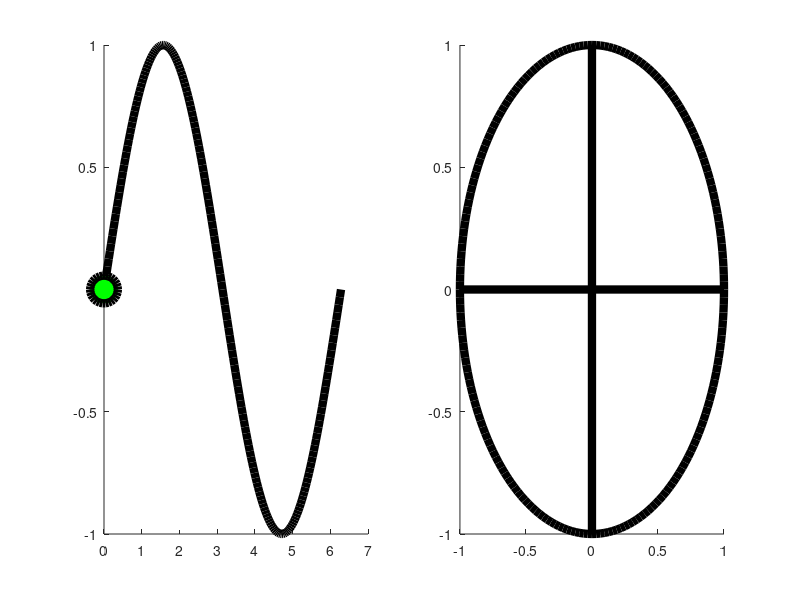

This chart was generated by the following MATLAB code: (Note: this script raises an error after producing the figure.)
%% Script to interactively display trig graphs alongside unit circle
%Built to help Lex with precalc
%Original code:  Nic Roberts, Jun 2015

%header
close all; clc;

%Setup vectors

% x = [0,pi/6,pi/3,pi/2,2*pi/3,5*pi/6,pi];
% y = sin(x);

 x = [0,pi/6,pi/3,pi/2,2*pi/3,5*pi/6,pi,7*pi/6,4*pi/3,3*pi/2,5*pi/3,11*pi/6,2*pi];
 y = sin(x);




%Plot basic curve first

fontsize = 20;


% XTicksNumber = None, TicksLabelFont = ["Times New Roman"],
%      XTicksAt = [-PI = "-?", -PI/2 = "-?/2",
%                  0 = "0", PI/2 = "?/2", PI = "?"])

%% Plot loop for roving marker on sine curve

% %curve
%    plot(x,y,'Linewidth',6,'color','k'); hold on;
%    %ax = gca;
%    %ax.XTickLabel = {'0','\pi/6','\pi/3','\pi/2','2\pi/3','5\pi/6','\pi'};
% for n = 1:length(x)
%    figure(1); grid on; set(gcf,'Color',[1,1,1]); 
%    %roving marker
%    plot(x(n),y(n),'Marker','o','Linewidth',6,'Linestyle','none','MarkerEdgecolor','k','Markersize',20,'MarkerFaceColor','g');
%    ax = gca;
%    ax.XTick = [0 pi/6 pi/3 pi/2 2*pi/3 5*pi/6 pi];
%    ax.XTickLabel = {'0','\pi/6','\pi/3','\pi/2','2\pi/3','5\pi/6','\pi'};
%    set(gca,'Fontsize',fontsize,'Fontweight','bold','Color',[0.8,0.8,0.8],'xlim',[0,pi]);
% end
% 
% ylabel('y','Fontsize',fontsize,'FontWeight','bold');
% xlabel('x','Fontsize',fontsize,'FontWeight','bold');   
% set(gca,'Fontsize',fontsize,'Fontweight','bold','Color',[0.8,0.8,0.8],'xlim',[0,pi]);

%% Plot the unit circle with roving marker and radius
% figure(2);
% 
% %y-axis
% plot([0,0],[1,-1],'Linewidth',6,'color','k'); hold on;
% 
% %x-axis
% plot([1,-1],[0,0],'Linewidth',6,'color','k'); hold on;
% 
% %unit circle
% theta = [0:pi/100:2*pi];
% for i = 1:length(theta)
% xx(i) = cos(theta(i));
% yy(i) = sin(theta(i));
% end
% 
% plot(xx,yy,'Linewidth',6,'color','k');
% 
% %new x and y for roving selection
% for i = 1:length(x)
%     xn(i) = cos(x(i));
%     yn(i) = sin(x(i));
%     
% end
% 
% %selected theta
% 
% %roving loop
% for i = 1:length(x)
%     
%     
% %roving radius
% plot([0,xn(i)],[0,yn(i)],'Linewidth',6,'color','k');
%     
% %roving marker
% plot(xn(i),yn(i),'Linewidth',6,'Marker','o','Linestyle','none','MarkerEdgeColor','k','MarkerFaceColor','g','MarkerSize',20);
% 
%     
% end
% 
% set(gca, 'xlim',[-1,1]);


%% Now for the real thing...


   
for n = 1:length(x)
    
figure(1); grid on; set(gcf,'Color',[1,1,1]); hold all; clf; set(gcf,'Position',[197         326        1123         468]);
sub1 = subplot(1,2,1); hold on;
sub2 = subplot(1,2,2); hold on;



   
%curve
%apply new x and y for smooth curve
xnew = [0:pi/100:2*pi];
ynew = sin(xnew);
plot(sub1,xnew,ynew,'Linewidth',6,'color','k'); hold on;
 
   
   
%y-axis
plot(sub2,[0,0],[1,-1],'Linewidth',6,'color','k'); hold on;

%x-axis
plot(sub2,[1,-1],[0,0],'Linewidth',6,'color','k'); hold on;

%unit circle
theta = [0:pi/100:2*pi];
for i = 1:length(theta)
xx(i) = cos(theta(i));
yy(i) = sin(theta(i));
end

for i = 1:length(x)
    xn(i) = cos(x(i));
    yn(i) = sin(x(i));
    
end

plot(sub2,xx,yy,'Linewidth',6,'color','k');
   
%    sub1 = subplot(1,2,1); hold on;
%    sub2 = subplot(1,2,2); hold on;
   set(gcf, 'Renderer','Painters');
   %roving marker
plot(sub1,x(n),y(n),'Marker','o','Linewidth',6,'Linestyle','none','MarkerEdgeColor','k','Markersize',20,'MarkerFaceColor','g'); hold on;
    arax = get(gcf,'Children');
    ax = arax(2);
    ax.XTick = [0  pi/2 pi ,3*pi/2 2*pi];
    %pi,7*pi/6,4*pi/3,3*pi/2,5*pi/3,11*pi/6,2*pi];
    ax.XTickLabel = {'0','\pi/2','\pi','3\pi/2','2\pi'};
   set(sub1,'Fontsize',fontsize,'Fontweight','bold','Color',[0.8,0.8,0.8],'xlim',[0,2*pi]);
   ylabel(ax,'y','Fontsize',fontsize,'FontWeight','bold');
    xlabel(ax,'\theta','Fontsize',fontsize,'FontWeight','bold');
   
   
   
   %roving radius
   plot(sub2,[0,xn(n)],[0,yn(n)],'Linewidth',6,'color','k'); hold on;
   
   %roving marker
   plot(sub2,xn(n),yn(n),'Linewidth',6,'Marker','o','Linestyle','none','MarkerEdgeColor','k','MarkerFaceColor','g','MarkerSize',20); hold on;
   
   ylabel('y','Fontsize',fontsize,'FontWeight','bold');
   xlabel('x','Fontsize',fontsize,'FontWeight','bold');
   set(gca,'Fontsize',fontsize,'Fontweight','bold','Color',[0.8,0.8,0.8],'xlim',[-1,1]);
   
   
   %cyclin' text values
   strval = {' = 0',' = \pi/6',' = \pi/3',' = \pi/2',' = 2\pi/3',' = 5\pi/6',' = \pi',' = 7\pi/6',' = 4\pi/3',' = 3\pi/2',' = 5\pi/3',' = 11\pi/6',' = 2\pi'};
   str45 = strcat('\theta',strval(n));
   text(-2.279,.84,str45,'Fontsize',30,'Fontweight','bold','Color','r');
   text(-2.279,.725,['y = ', num2str(round(y(n),5))],'Fontsize',30,'Fontweight','bold','Color','r');
   
   
   %img saving
   figsave = 1;
   %gate
   if(figsave==1)
    str = '/Users/NicII/Documents/Trig_plots';
    mkdir(str);
    filename = [str,'/','Trig_Plot',num2str(n),'.png'];
    set(gcf,'Position',[ 1          80        1440         726]);
    
    figgy = gcf;
    figgy.PaperPosition = [0.2500    2.5000    8.0000    6.0000];
%   figgy.PaperPositionMode = 'manual';
    %export_fig(filename,gcf);
    %saveas(gcf,filename);
    img1 = getframe(gcf);
    imwrite(img1.cdata, [filename]);
   end
end

ylabel('y','Fontsize',fontsize,'FontWeight','bold');
xlabel('x','Fontsize',fontsize,'FontWeight','bold');   
%set(gca,'Fontsize',fontsize,'Fontweight','bold','Color',[0.8,0.8,0.8],'xlim',[0,pi]);



%% Time to make that video!!!!
%video making

%gate
vidsave = 1;

if vidsave==1
workingDir = str;
imageNames = dir(fullfile(workingDir,'Trig_Plot','*.png'));
imageNames = {imageNames.name}';

outputVideo = VideoWriter(fullfile(workingDir,'trig_mov.mp4'),'MPEG-4');
outputVideo.FrameRate = 2;
%outputVideo.FrameRate = trigvideo.FrameRate;
open(outputVideo);
%Loop through the image sequence, load each image, and then write it to the video.

set(gcf,'Renderer','Painters');
%set(gcf,'Position',[197         326        1123         468]);
for ii = 1:length(x)
   img = imread(['/Users/NicII/Documents/Trig_Plots/Trig_Plot',num2str(ii),'.png']);
   size(img)
   set(gcf,'Renderer','Painters');
    s%et(gcf,'Position',[197         326        1123         468]);
    f(ii) = im2frame(img);
   
end

writeVideo(outputVideo,f)
close(outputVideo);
end














